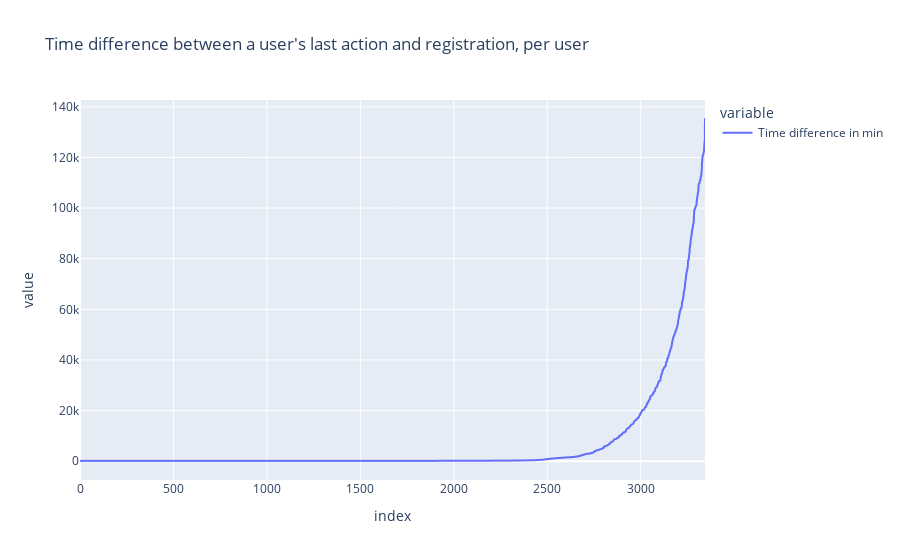

The notebook cell saved with this chart:
### Code cell
fig1_data =  max_active_period_df['max_active_period_per_user'].sort_values().reset_index().drop(columns='index')

fig1 = px.line( fig1_data,
    title='Time difference between a user\'s last action and registration, per user')

series_names = [ "Time difference in min" ]

for idx, name in enumerate(series_names):
    fig1.data[idx].name = name

fig1.show()

fig1.write_image("../presentation/figures/fig1.png")

### Figure 1 — Plotly figure (JSON) as saved in the notebook; plotly's stock layout.template omitted (floating-point values rounded to 4 significant figures; data arrays with more than 128 entries replaced by an {"elided": "..."} marker saying what was removed)
{"data": [{"hovertemplate": "variable=max_active_period_per_user<br>index=%{x}<br>value=%{y}<extra></extra>", "legendgroup": "max_active_period_per_user", "line": {"color": "#636efa", "dash": "solid"}, "marker": {"symbol": "circle"}, "mode": "lines", "name": "Time difference in min", "showlegend": true, "type": "scattergl", "x": {"elided": "3345 int values"}, "xaxis": "x", "y": {"elided": "3345 int values"}, "yaxis": "y"}], "layout": {"legend": {"title": {"text": "variable"}, "tracegroupgap": 0}, "title": {"text": "Time difference between a user's last action and registration, per user"}, "xaxis": {"anchor": "y", "domain": [0, 1], "title": {"text": "index"}}, "yaxis": {"anchor": "x", "domain": [0, 1], "title": {"text": "value"}}}}
